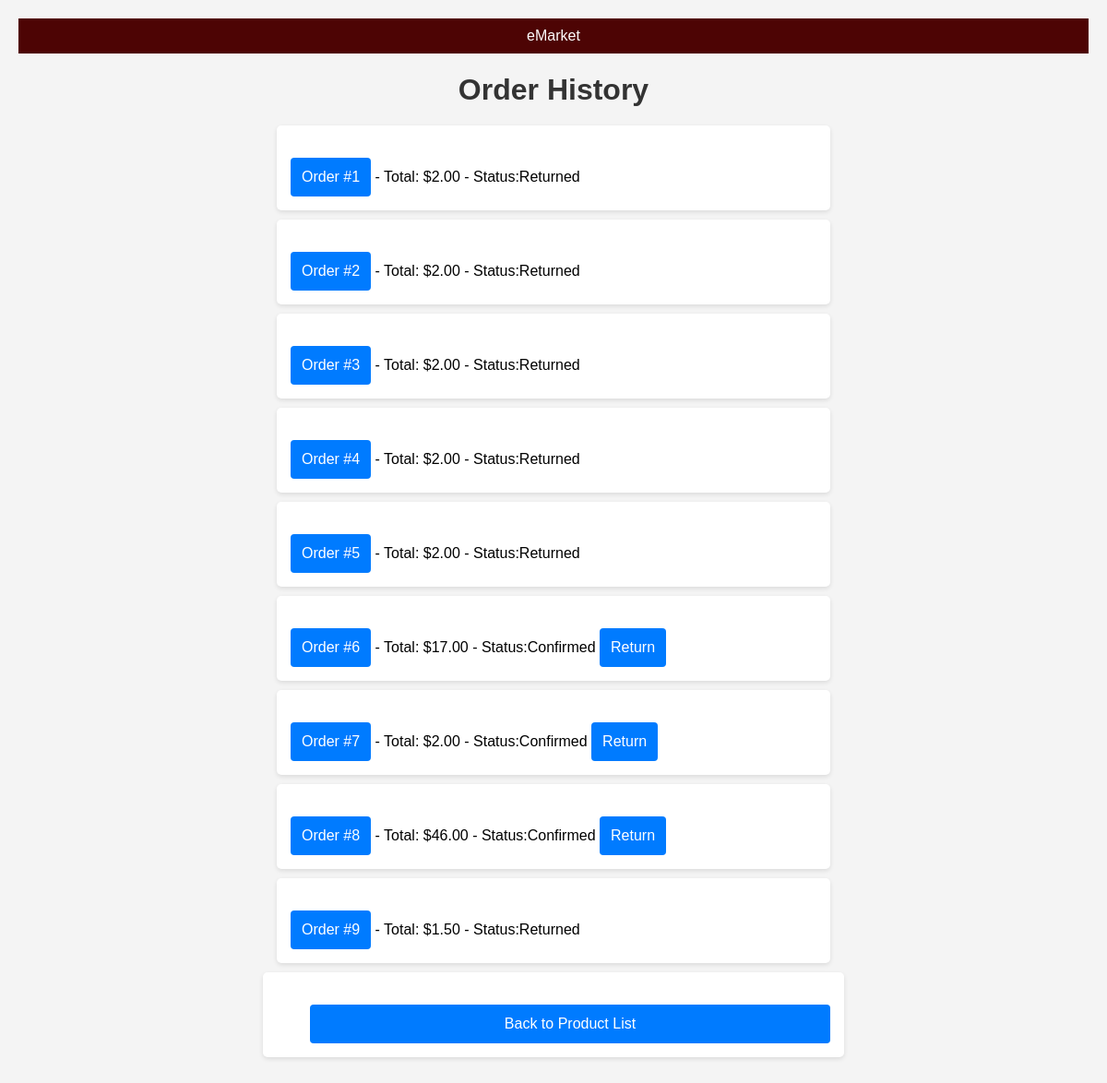
Page /order_history/ (signed in) on the committed database.
### app/models.py (models this page shows, shortened)
class Order(models.Model):
    user = models.ForeignKey(User, on_delete=models.CASCADE)
    user_order_id = models.PositiveIntegerField(default=1)
    cart = models.OneToOneField(Cart, on_delete=models.SET_NULL, null=True)
    cart_products = models.JSONField(null=True)
    quantity = models.PositiveIntegerField(default=1)
    total = models.DecimalField(max_digits=10, decimal_places=2, default=0) # type: ignore
    status = models.CharField(max_length = 50, default='Pending')
    date_created = models.DateTimeField(null=True,auto_now_add=True)

### app/views.py (the view)
# urls.py: path('order_history/', views.order_history, name='order_history'),
@login_required
def order_history(request):
    orders = Order.objects.filter(user=request.user)
    return render(request, 'app/order_history.html', {'orders': orders})

### app/templates/app/order_history.html (shortened to what this page needs)
<!DOCTYPE html>
<html lang="en">
<head>
    {% load static %}
    <link rel="stylesheet" href="{% static 'app/order_history.css' %}">
</head>
<body>
    <header>
        <div class="project-name">eMarket</div>
    </header>
    <h1>Order History</h1>
    <ul>
        {% for order in orders %}
            <li>
                <a href="{% url 'order_detail' order.id %}" class="button">
                Order #{{ order.user_order_id }}</a> - Total: ${{ order.total }} - Status:{{order.status}}
                {% if order.status != 'Returned' %}
                    <form method="post" action="{% url 'order_return' order.id %}" style="display:inline;">
                        <button type="submit" class="button">Return</button>
                    </form>
                {% endif %}
            </li>
        {% empty %}
            <li class="no-orders">You have no orders.</li>
        {% endfor %}
    </ul>
    <div class="back-button-container">
        <a href="{% url 'product_list' %}" class="button">Back to Product List</a>
    </div>
</body>
</html>

### static/app/order_history.css (style rules this page uses)
body { font-family: Arial, sans-serif; margin: 0; padding: 20px; background-color: #f4f4f4; }
header { background: #4d0404; color: white; padding: 10px 20px; text-align: center; }
h1 { text-align: center; color: #333; margin-bottom: 20px; }
ul { list-style-type: none; padding: 0; max-width: 600px; margin: auto; }
li { background: white; margin: 10px 0; padding: 15px; border-radius: 5px; box-shadow: 0 2px 5px rgba(0, 0, 0, 0.1); }
.button { padding: 12px; background-color: #007bff; color: white; border: none; border-radius: 4px; font-size: 16px; cursor: pointer; margin-top: 20px; text-align: center; text-decoration: none; display: inline-block; transition: background-color 0.3s; }
.back-button-container { max-width: 600px; margin: 10px auto; display: flex; justify-content: flex-end; padding: 15px; background: white; border-radius: 5px; box-shadow: 0 2px 5px rgba(0, 0, 0, 0.1); }
.back-button-container a { padding: 12px; background-color: #007bff; color: white; border: none; border-radius: 4px; font-size: 16px; cursor: pointer; text-align: center; text-decoration: none; display: inline-block; transition: background-color 0.3s; width: 90%; justify-content: center; }

### rows in the picture
Order: user_order_id "1", total "2.00", status "Returned"
Order: user_order_id "2", total "2.00", status "Returned"
Order: user_order_id "3", total "2.00", status "Returned"
Order: user_order_id "4", total "2.00", status "Returned"
Order: user_order_id "5", total "2.00", status "Returned"
Order: user_order_id "6", total "17.00", status "Confirmed", shows "Return"
Order: user_order_id "7", total "2.00", status "Confirmed", shows "Return"
Order: user_order_id "8", total "46.00", status "Confirmed", shows "Return"
Order: user_order_id "9", total "1.50", status "Returned"
